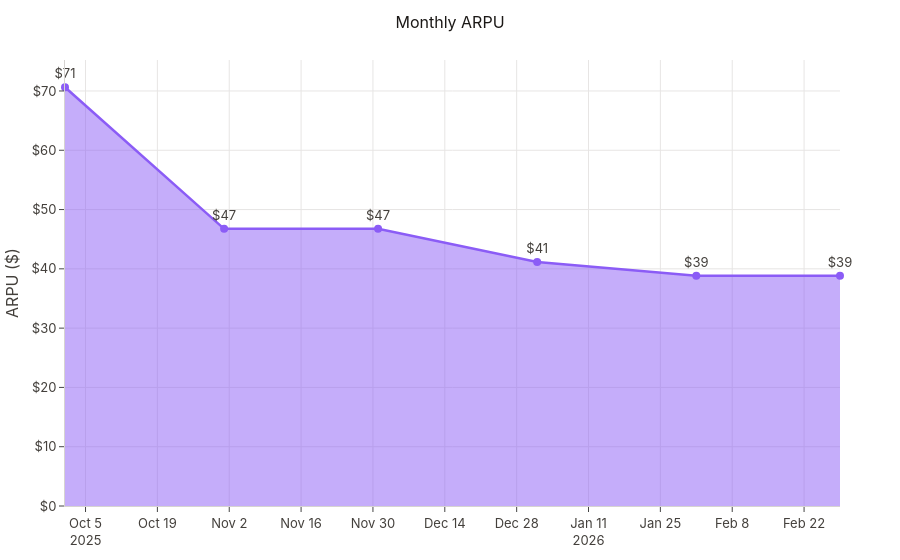

This figure's notebook cell:
### Markdown cell above
## 2. Monthly ARPU Timeline

Track ARPU over time to see how average revenue per customer evolves.

### Code cell
reports.ltv.plot_arpu_timeline(reports.ltv.arpu_timeline(tm, START, END))

### Figure 1 — Plotly figure (JSON) as saved in the notebook; plotly's stock layout.template omitted (floating-point values rounded to 4 significant figures)
{"data": [{"fill": "tozeroy", "line": {"color": "#8B5CF6", "width": 2.5}, "marker": {"size": 8}, "mode": "lines+markers+text", "text": ["$71", "$47", "$47", "$41", "$39", "$39"], "textposition": "top center", "type": "scatter", "x": ["2025-10", "2025-11", "2025-12", "2026-01", "2026-02", "2026-03"], "y": [70.62, 46.74, 46.74, 41.14, 38.82, 38.82]}], "layout": {"title": {"text": "Monthly ARPU"}, "yaxis": {"rangemode": "tozero", "tickformat": ",", "tickprefix": "$", "title": {"text": "ARPU ($)"}}}}
